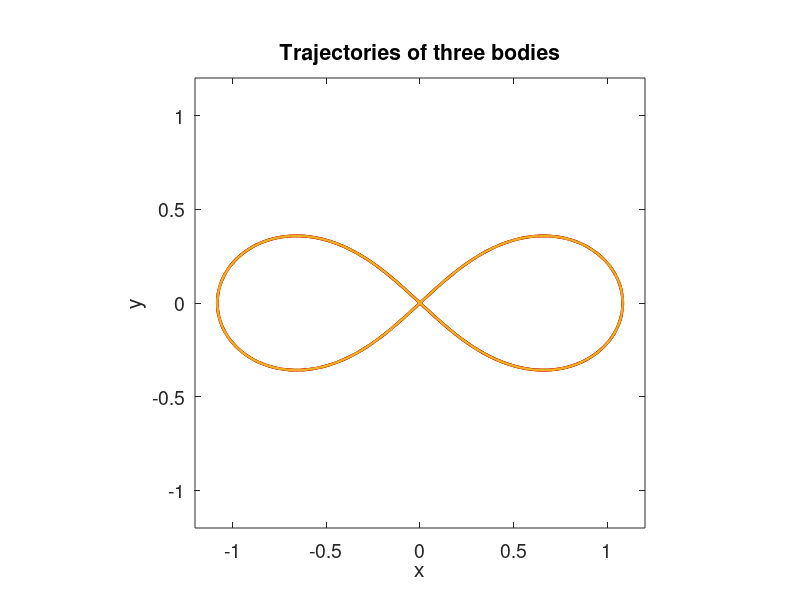

Write the MATLAB code that produced this figure.
%
% This code reads in the data file generated by calc_2body.m. Then it
% plots the trajectories of three bodies.
%
clear
figure(2);
clf reset
%
load data_3body
%
set(gcf,'position',[100,100,500,500])
axes('position',[0.15,0.12,0.75,0.75])
plot(w(:,1),w(:,2),'-','linewidth',1.0)
hold on
plot(w(:,3),w(:,4),'--','linewidth',2.0)
plot(w(:,5),w(:,6),'--','linewidth',1.0)
set(gca,'fontsize',14)
axis equal
axis([-1.2,1.2,-1.2,1.2])
set(gca,'xtick',[-1:0.5:1])
set(gca,'ytick',[-1:0.5:1])
xlabel('x')
ylabel('y')
title('Trajectories of three bodies')
%legend('Body 1','Body 2',2)
%
%
